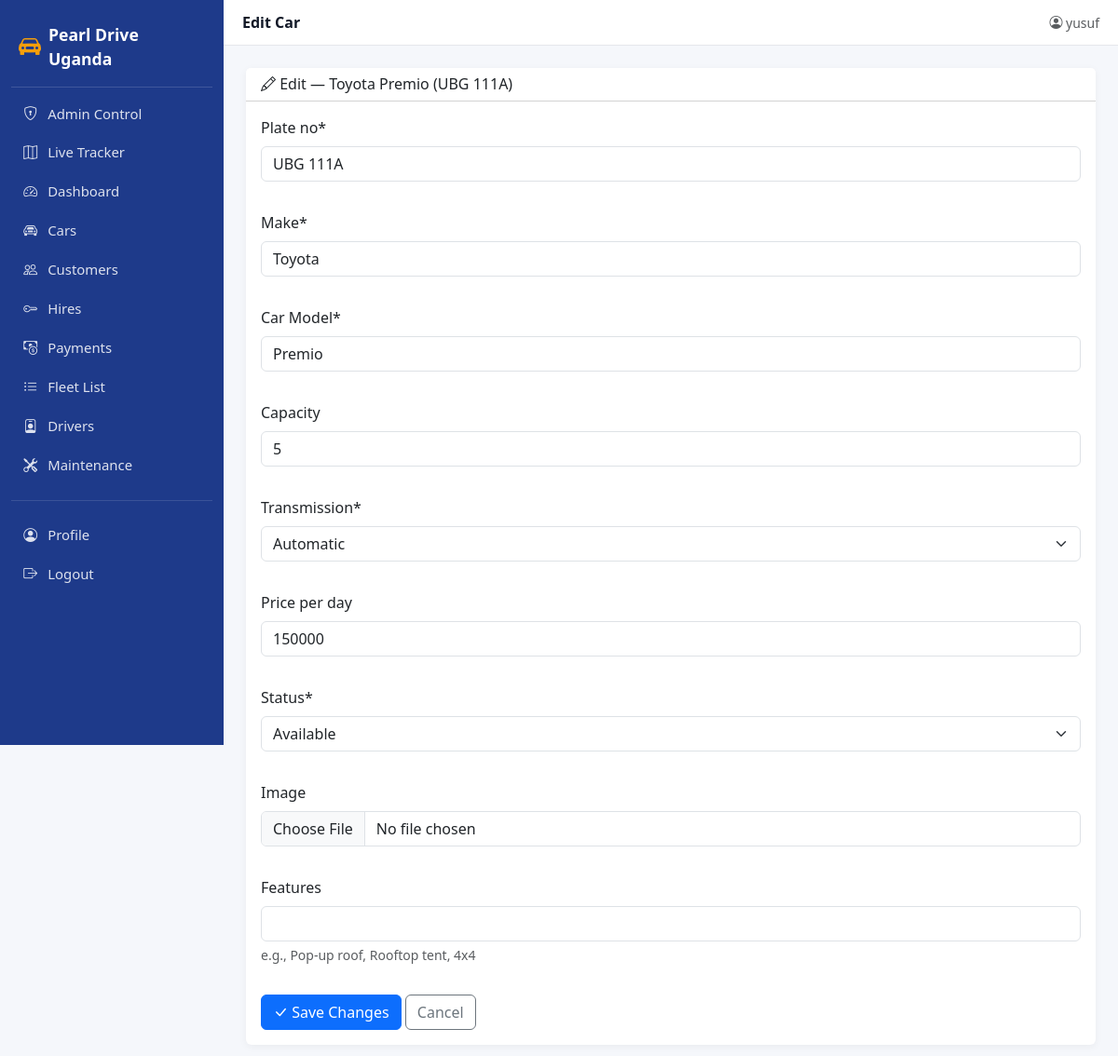
The page /edit_car/15/ (signed in) on the database its author committed.
### car/models.py (models this page shows, shortened)
class Car(models.Model):
    TRANSMISSION = [("M", "Manual"), ("A", "Automatic")]
    STATUS = [("A", "Available"), ("T", "Taken"), ("M", "Maintenance")]
    plate_no = models.CharField(max_length=50, unique=True)
    make = models.CharField(max_length=30)
    car_Model = models.CharField(max_length=50)
    capacity = models.IntegerField(null=True, blank=True)
    transmission = models.CharField(max_length=2, choices=TRANSMISSION)
    price_per_day = models.IntegerField(null=True, blank=True)
    status = models.CharField(max_length=2, choices=STATUS, default="A")
    image = models.ImageField(upload_to="cars/", null=True, blank=True)
    features = models.CharField(max_length=255, blank=True, help_text="e.g., Pop-up roof, Rooftop tent, 4x4")
    class Meta:
        verbose_name_plural = "Cars"
        ordering = ["make", "car_Model"]

### car/views.py (the view)
# urls.py: path("edit_car/<int:car_id>/", views.edit_car_view, name="edit_car_page"),
@login_required
def edit_car_view(request, car_id):
    car = get_object_or_404(Car, id=car_id)
    form = CarForm(request.POST or None, request.FILES or None, instance=car)
    if request.method == "POST" and form.is_valid():
        form.save()
        messages.success(request, "Car updated.")
        return redirect("add_car_page")
    return render(request, "edit_car.html", {"form": form, "car": car})

### car/forms.py
class CarForm(ModelForm):
    class Meta:
        model = Car
        fields = ["plate_no", "make", "car_Model", "capacity",
                  "transmission", "price_per_day", "status", "image", "features"] # Added features

### car/templates/edit_car.html (shortened to what this page needs)
{% extends 'base.html' %}
{% load crispy_forms_tags %}
{% block page_title %}Edit Car{% endblock %}
{% block content %}
<div class="card mb-3">
  <div class="card-header bg-white">
    <h6 class="mb-0">
      <i class="bi bi-pencil"></i> Edit — {{ car.make }} {{ car.car_Model }} ({{ car.plate_no }})
    </h6>
  </div>
  <div class="card-body">
    <form method="POST" enctype="multipart/form-data">
      <div class="row g-3">
        {{ form|crispy }}
      </div>
      <div class="mt-3">
        <button type="submit" class="btn btn-primary"><i class="bi bi-check-lg"></i> Save Changes</button>
        <a href="{% url 'add_car_page' %}" class="btn btn-outline-secondary">Cancel</a>
      </div>
    </form>
  </div>
</div>
{% endblock %}

### car/templates/base.html (shortened to what this page needs)
{% load static crispy_forms_tags %}
<!DOCTYPE html>
<html lang="en">
<head>
  <link href="https://cdn.jsdelivr.net/npm/bootstrap@5.3.3/dist/css/bootstrap.min.css" rel="stylesheet">
  <link href="https://cdn.jsdelivr.net/npm/bootstrap-icons@1.11.3/font/bootstrap-icons.css" rel="stylesheet">
</head>
<body>
<aside class="pdu-sidebar" id="pduSidebar">
  <a class="brand" href="{% url 'index_page' %}">
    <i class="bi bi-car-front-fill fs-4"></i>
    <span>Pearl Drive Uganda</span>
  </a>
  <nav class="nav flex-column mt-2">
    <a class="nav-link {% if request.resolver_match.url_name == 'admin_control_page' %}active{% endif %}"
       href="{% url 'admin_control_page' %}">
      <i class="bi bi-shield-lock"></i> Admin Control
    </a>
    <a class="nav-link {% if request.resolver_match.url_name == 'fleet_map_page' %}active{% endif %}"
      href="{% url 'fleet_map_page' %}">
      <i class="bi bi-map"></i> Live Tracker
    </a>
    <a class="nav-link {% if request.resolver_match.url_name == 'index_page' %}active{% endif %}"
       href="{% url 'index_page' %}">
      <i class="bi bi-speedometer2"></i> Dashboard
    </a>
    <a class="nav-link {% if request.resolver_match.url_name == 'add_car_page' %}active{% endif %}"
       href="{% url 'add_car_page' %}">
      <i class="bi bi-car-front"></i> Cars
    </a>
    <a class="nav-link {% if request.resolver_match.url_name == 'add_customer_page' %}active{% endif %}"
       href="{% url 'add_customer_page' %}">
      <i class="bi bi-people"></i> Customers
    </a>
    <a class="nav-link {% if request.resolver_match.url_name == 'add_hiring_page' %}active{% endif %}"
       href="{% url 'add_hiring_page' %}">
      <i class="bi bi-key"></i> Hires
    </a>
    <a class="nav-link {% if request.resolver_match.url_name == 'add_payment_page' %}active{% endif %}"
       href="{% url 'add_payment_page' %}">
      <i class="bi bi-cash-coin"></i> Payments
    </a>
    <a class="nav-link {% if request.resolver_match.url_name == 'car_List_page' %}active{% endif %}"
       href="{% url 'car_List_page' %}">
      <i class="bi bi-list-ul"></i> Fleet List
    </a>
    <a class="nav-link {% if request.resolver_match.url_name == 'add_driver_page' %}active{% endif %}"
       href="{% url 'add_driver_page' %}">
      <i class="bi bi-person-badge"></i> Drivers
    </a>
    <a class="nav-link {% if request.resolver_match.url_name == 'add_maintenance_page' %}active{% endif %}"
       href="{% url 'add_maintenance_page' %}">
      <i class="bi bi-tools"></i> Maintenance
    </a>
    <hr class="text-white-50 my-3">
    <a class="nav-link {% if request.resolver_match.url_name == 'profiles_page' %}active{% endif %}"
       href="{% url 'profiles_page' %}">
      <i class="bi bi-person-circle"></i> Profile
    </a>
    {% if user.is_authenticated %}
    <form method="post" action="{% url 'logout' %}" class="m-0">
      <button type="submit" class="nav-link w-100 text-start bg-transparent border-0">
        <i class="bi bi-box-arrow-right"></i> Logout
      </button>
    </form>
    {% else %}
    <a class="nav-link" href="{% url 'login' %}">
      <i class="bi bi-box-arrow-in-right"></i> Login
    </a>
    {% endif %}
  </nav>
</aside>
<div class="pdu-main">
  <header class="pdu-topbar">
    <div class="d-flex align-items-center gap-3">
      <div class="title">{% block page_title %}Dashboard{% endblock %}</div>
    </div>
    <div class="d-flex align-items-center gap-3">
      {% if user.is_authenticated %}
        <span class="text-muted small">
          <i class="bi bi-person-circle"></i> {{ user.username }}
        </span>
      {% else %}
        <a class="btn btn-sm btn-primary" href="{% url 'login' %}">Sign in</a>
        <a class="btn btn-sm btn-outline-primary" href="{% url 'sign_in_page' %}">Register</a>
      {% endif %}
    </div>
  </header>
  <main class="pdu-content">
    {% block content %}{% endblock %}
  </main>
</div>
</body>
</html>

### car/templates/base.html (style rules this page uses)
:root { --pdu-primary: #1e3a8a; --pdu-accent: #f59e0b; --pdu-bg: #f5f7fb; }
body { background: var(--pdu-bg); }
.pdu-sidebar { background: var(--pdu-primary); color: #fff; min-height: 100vh; width: 240px; position: fixed; top: 0; left: 0; padding: 1rem .75rem; z-index: 1030; transition: transform .2s ease; }
.pdu-sidebar .brand { display: flex; align-items: center; gap: .5rem; font-weight: 700; font-size: 1.1rem; padding: .5rem .5rem 1rem; border-bottom: 1px solid rgba(255,255,255,.15); color: #fff; text-decoration: none; }
.pdu-sidebar .brand i { color: var(--pdu-accent); }
.pdu-sidebar .nav-link { color: rgba(255,255,255,.85); padding: .55rem .75rem; border-radius: .5rem; margin-bottom: 2px; display: flex; align-items: center; gap: .6rem; font-size: .93rem; }
.pdu-sidebar .nav-link i { width: 1.1rem; text-align: center; }
.pdu-main { margin-left: 240px; min-height: 100vh; }
.pdu-topbar { background: #fff; border-bottom: 1px solid #e5e7eb; padding: .75rem 1.25rem; display: flex; align-items: center; justify-content: space-between; position: sticky; top: 0; z-index: 1020; }
.pdu-topbar .title { font-weight: 600; color: #111827; }
.pdu-content { padding: 1.5rem; }
.card { border: none; box-shadow: 0 2px 8px rgba(0,0,0,.05); }

### rows shown on the page
Car: make "Toyota", car_Model "Premio", plate_no "UBG 111A", capacity "5", transmission "Automatic", price_per_day "150000", status "Available"

### other values the page prints
{{ user.username }} "yusuf"
